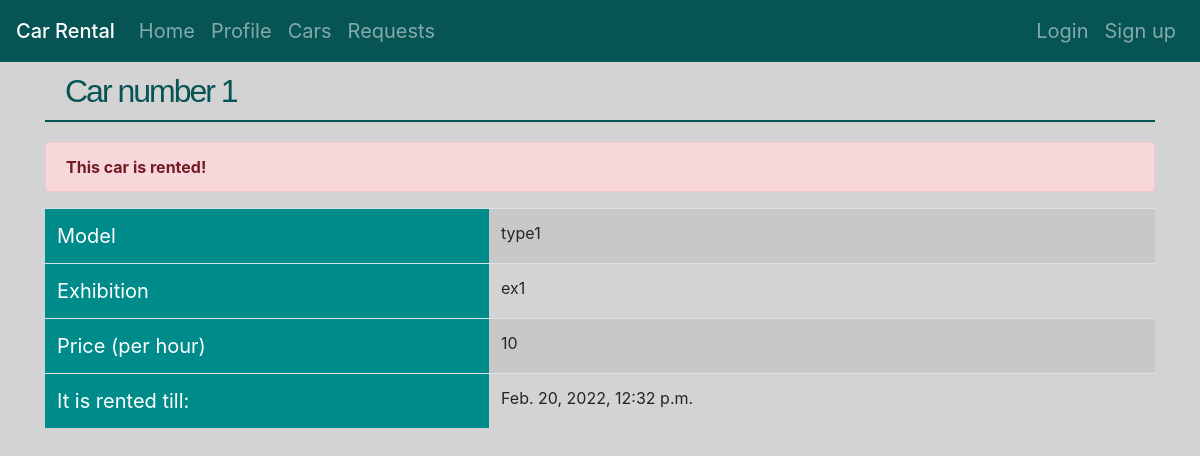
The page /rental/cars/1/ (signed in) on the database its author committed.
### car_rental/models.py (models this page shows, shortened)
class Car(models.Model):
    car_type = models.CharField(max_length=50, default='type0')
    plate = models.CharField(max_length=8, default='12345678')
    renter = models.ForeignKey(User, null=True, default=None, on_delete=models.SET_NULL, related_name='cars_rented')
    owner = models.ForeignKey(User, on_delete=models.CASCADE, null=True, related_name='cars_owned')
    price_per_hour = models.IntegerField(default=10)
    rent_start_time = models.DateTimeField('Start Time', default=timezone.now)
    rent_end_time = models.DateTimeField('End Time', default=timezone.now)
    def is_rented(self):
        return self.rent_end_time > timezone.now()

class User(AbstractUser):
    isCarExhibition = models.BooleanField(default=False)
    credit = models.IntegerField(default=0)

### car_rental/views.py (the view)
# urls.py: path('cars/<int:pk>/', views.CarDetailView.as_view(), name='car'),
@method_decorator(login_required, name='dispatch')
class CarDetailView(generic.DetailView):
    model = Car
    context_object_name = 'car'
    template_name = 'car_rental/car_detail.html'
    def get_queryset(self):
        return Car.objects.all()

### car_rental/templates/car_rental/car_detail.html (shortened to what this page needs)
{% extends 'car_rental/base.html' %}
{% load static %}
{% block style %}
    <link rel="stylesheet" type="text/css" href="{% static 'car_rental/stylesheets/car_detail.css' %}">
{% endblock %}
{% block content %}
<div class="container">
    <h1>Car number {{ car.id }}</h1>
{% if car.owner != user %}
    {% if car.is_rented %}
        {% if car.renter != user %}
        <div style="margin-top: 10px" class="alert alert-danger">
            <strong>This car is rented!</strong>
        </div>
        {% else %}
        <div style="margin-top: 10px" class="alert alert-info">
            <strong>This car is rented by you!</strong>
        </div>
        {% endif %}
    {% else %}
        <div style="margin-top: 10px" class="alert alert-success">
            <strong>This car is free to rent!</strong>
        </div>
    {% endif%}
{% endif %}
        <table class="table table-striped table-hover info-table">
            <tr>
                <td>Model</td>
                <td>{{ car.car_type }}</td>
            </tr>
            {% if car.owner != user %}
            <tr>
                <td>Exhibition</td>
                <td>{{ car.owner.username }}</td>
            </tr>
            {% endif %}
            <tr>
                <td>Price (per hour)</td>
                <td>{{ car.price_per_hour }}</td>
            </tr>
            {% if car.is_rented %}
            <tr>
                <td>It is rented till:</td>
                <td>{{ car.rent_end_time }}</td>
            </tr>
            {% endif %}
        </table>
</div>
{% endblock %}

### car_rental/static/car_rental/stylesheets/base.css (style rules this page uses)
body { background: lightgray; }
h1 { margin-bottom: 20px; color: #075454; font-family: "Trebuchet MS", sans-serif; font-size: 2em; letter-spacing: -2px; border-bottom: #075454 2px solid; padding: 10px 20px 10px 20px; }
.container { margin-bottom: 30px; }

### car_rental/static/car_rental/stylesheets/car_detail.css (style rules this page uses)
.info-table td:first-child { background: darkcyan; font-size: 20px; color: white; width: 40%; }

### rows shown on the page
Car: id "1", car_type "type1", owner.username "ex1", price_per_hour "10", rent_end_time "Feb. 20, 2022, 12:32 p.m."
